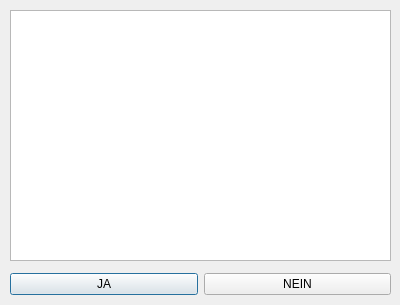
<?xml version="1.0" encoding="UTF-8"?>
<ui version="4.0">
 <class>Dialog_yes_no</class>
 <widget class="QDialog" name="Dialog_yes_no">
  <property name="geometry">
   <rect>
    <x>0</x>
    <y>0</y>
    <width>400</width>
    <height>305</height>
   </rect>
  </property>
  <property name="windowTitle">
   <string>Dialog</string>
  </property>
  <property name="modal">
   <bool>true</bool>
  </property>
  <widget class="QPlainTextEdit" name="plainTextEdit">
   <property name="geometry">
    <rect>
     <x>10</x>
     <y>10</y>
     <width>381</width>
     <height>251</height>
    </rect>
   </property>
   <property name="readOnly">
    <bool>true</bool>
   </property>
  </widget>
  <widget class="QWidget" name="">
   <property name="geometry">
    <rect>
     <x>10</x>
     <y>270</y>
     <width>381</width>
     <height>29</height>
    </rect>
   </property>
   <layout class="QHBoxLayout" name="horizontalLayout">
    <item>
     <widget class="QPushButton" name="pushButton_yes">
      <property name="text">
       <string>JA</string>
      </property>
     </widget>
    </item>
    <item>
     <widget class="QPushButton" name="pushButton_no">
      <property name="text">
       <string>NEIN</string>
      </property>
     </widget>
    </item>
   </layout>
  </widget>
 </widget>
 <resources/>
 <connections/>
</ui>
